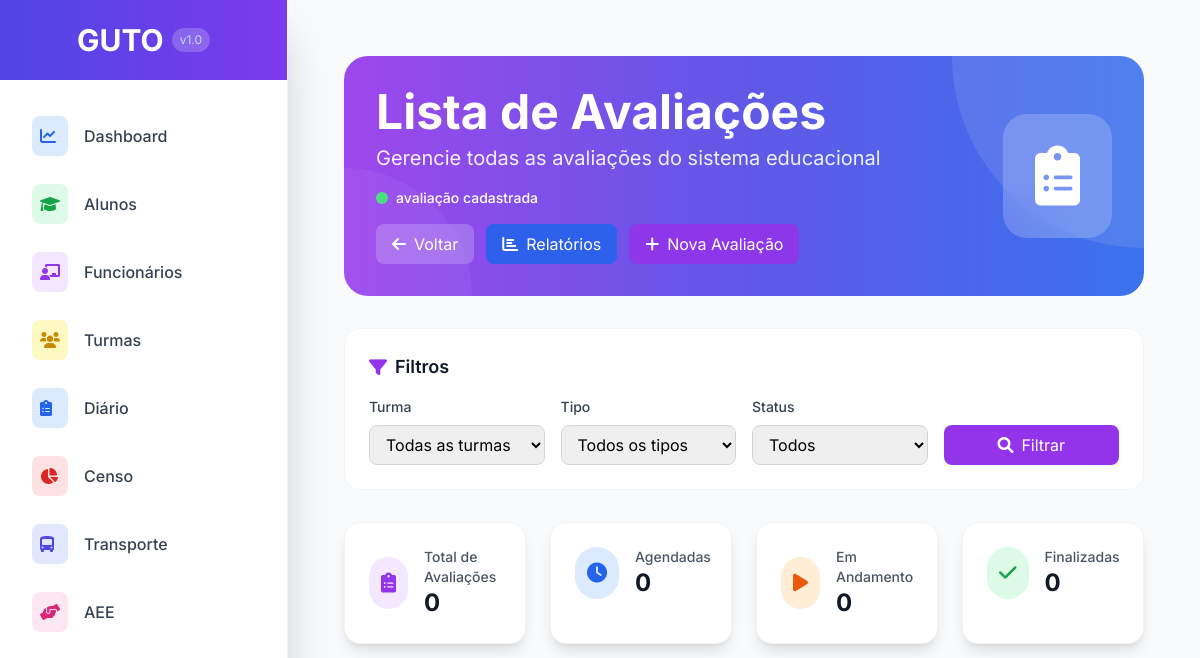
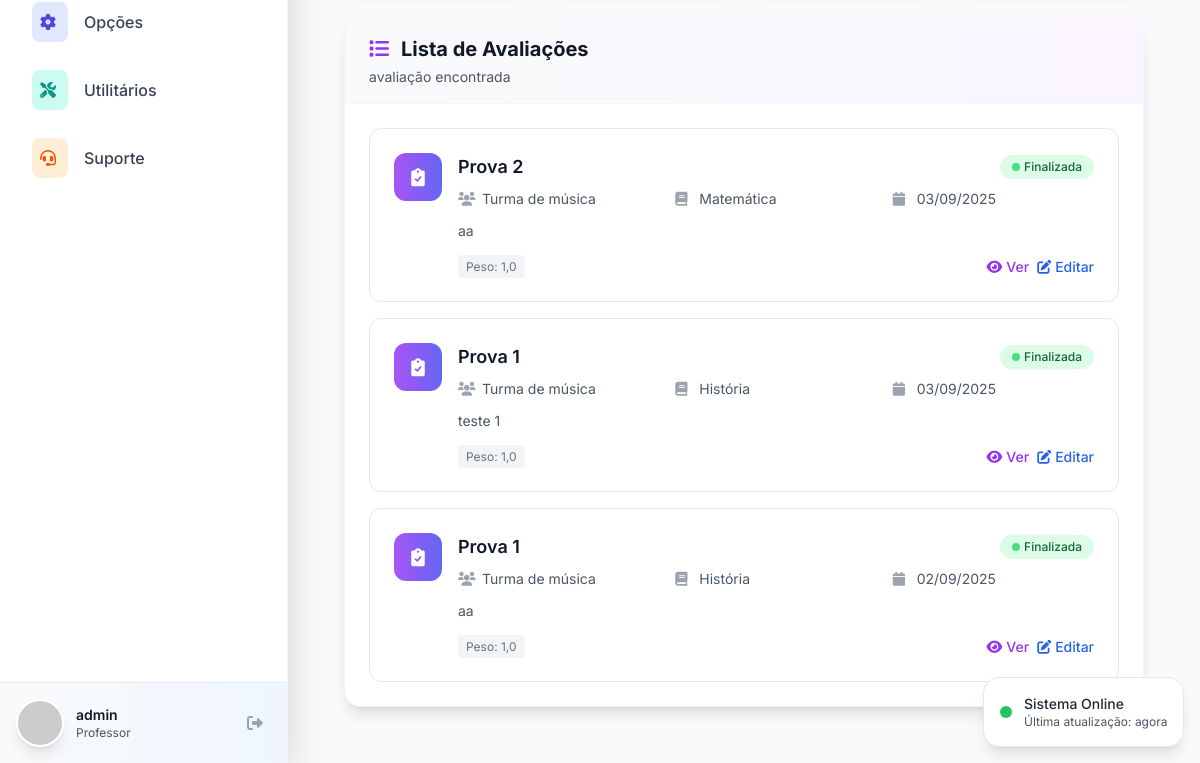
Page /turmas/avaliacoes/ (signed in) on the earlier database version (2 pictures, top to bottom).
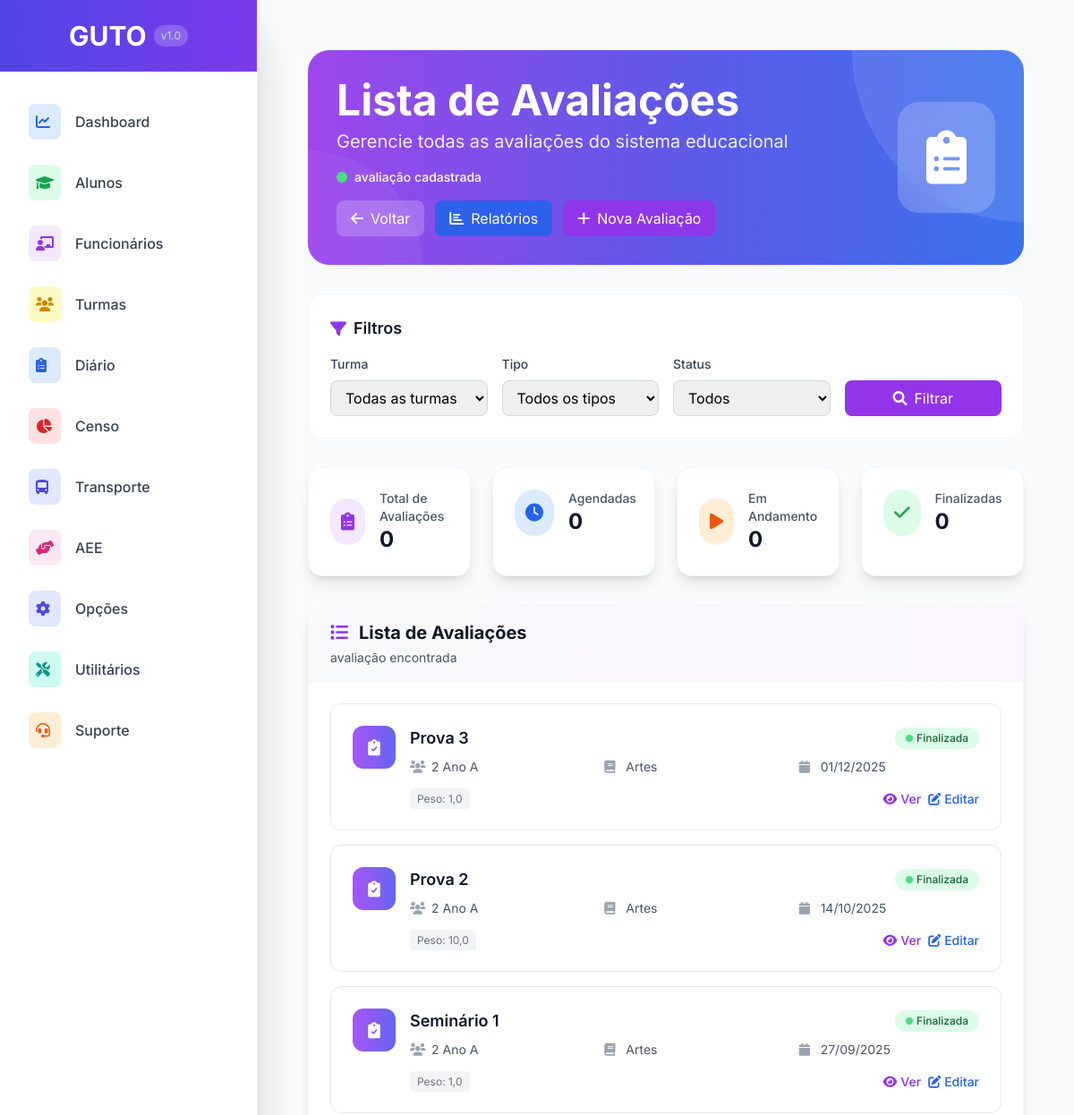
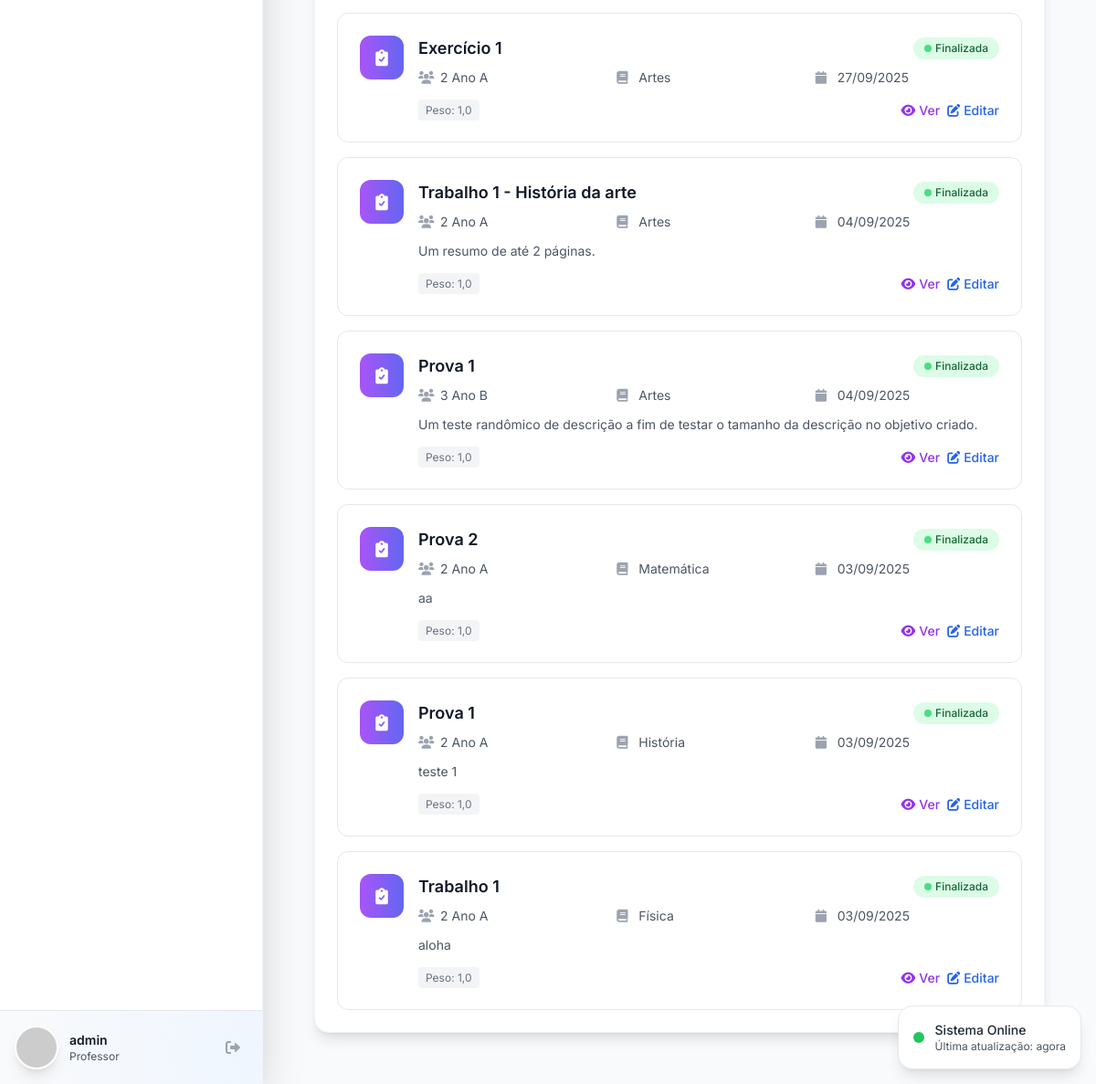
Same page on the later database version (2 pictures, top to bottom).
### avaliacao/models.py (models this page shows, shortened)
class Avaliacao(models.Model):
    turma = models.ForeignKey(Turma, on_delete=models.CASCADE, related_name='avaliacoes', verbose_name="Turma")
    disciplina = models.ForeignKey(Disciplina, on_delete=models.CASCADE, verbose_name="Disciplina")
    divisao_periodo = models.ForeignKey(DivisaoPeriodoLetivo, on_delete=models.CASCADE, verbose_name="Período")
    tipo_avaliacao = models.ForeignKey(TipoAvaliacao, on_delete=models.CASCADE, verbose_name="Tipo de Avaliação")
    professor = models.ForeignKey(User, on_delete=models.PROTECT, verbose_name="Professor")
    nome = models.CharField(max_length=255, verbose_name="Nome da Avaliação")
    descricao = models.TextField(blank=True, null=True, verbose_name="Descrição")
    data_aplicacao = models.DateField(verbose_name="Data de Aplicação")
    valor_maximo = models.DecimalField(max_digits=4, decimal_places=2, default=10.00, verbose_name="Valor Máximo")
    peso = models.DecimalField(max_digits=3, decimal_places=1, default=1.0, verbose_name="Peso")
    ativo = models.BooleanField(default=True, verbose_name="Avaliação Ativa")
    notas_lancadas = models.BooleanField(default=False, verbose_name="Notas Lançadas")
    data_criacao = models.DateTimeField(auto_now_add=True, verbose_name="Data de Criação")
    data_atualizacao = models.DateTimeField(auto_now=True, verbose_name="Última Atualização")
    class Meta:
        verbose_name = "Avaliação"
        verbose_name_plural = "Avaliações"
        ordering = ['-data_aplicacao', 'nome']

class Turma(models.Model):
    TIPO_ENSINO_CHOICES = [
        ('EDUCACAO_INFANTIL', 'Educação Infantil'),
        ('ENSINO_FUNDAMENTAL_I', 'Ensino Fundamental I'),
        ('ENSINO_FUNDAMENTAL_II', 'Ensino Fundamental II'),
        ('ENSINO_MEDIO', 'Ensino Médio'),
    ]
    ANO_SERIE_CHOICES = [
        ('BERÇARIO', 'Berçário'),
        ('MATERNAL_I', 'Maternal I'),
        ('MATERNAL_II', 'Maternal II'),
        ('PRE_I', 'Pré I'),
        ('PRE_II', 'Pré II'),
        ('1_ANO', '1º Ano'),
        ('2_ANO', '2º Ano'),
        ('3_ANO', '3º Ano'),
        ('4_ANO', '4º Ano'),
        ('5_ANO', '5º Ano'),
        ('6_ANO', '6º Ano'),
        ('7_ANO', '7º Ano'),
        ('8_ANO', '8º Ano'),
        ('9_ANO', '9º Ano'),
        ('1_ANO_EM', '1º Ano'),
        ('2_ANO_EM', '2º Ano'),
        ('3_ANO_EM', '3º Ano'),
    ]
    TURNO_CHOICES = [
        ('MATUTINO', 'Matutino'),
        ('VESPERTINO', 'Vespertino'),
        ('NOTURNO', 'Noturno'),
        ('INTEGRAL', 'Integral'),
    ]
    nome = models.CharField(max_length=255, verbose_name="Nome da Turma")
    periodo_letivo = models.CharField(max_length=4, default=str(date.today().year), verbose_name="Período Letivo")
    tipo_ensino = models.CharField(max_length=50, choices=TIPO_ENSINO_CHOICES, verbose_name="Tipo de Ensino")
    ano_serie = models.CharField(max_length=50, choices=ANO_SERIE_CHOICES, verbose_name="Ano/Série")
    turno = models.CharField(max_length=20, choices=TURNO_CHOICES, verbose_name="Turno")
    diario_fechado = models.BooleanField(default=False, verbose_name="Diário Fechado")
    vagas_total = models.IntegerField(default=30, verbose_name="Total de Vagas")
    data_criacao = models.DateTimeField(auto_now_add=True, verbose_name="Data de Criação", null=True, blank=True)
    usuario_criacao = models.ForeignKey(User, on_delete=models.PROTECT, verbose_name="Criado por", null=True, blank=True)
    class Meta:
        verbose_name = "Turma"
        verbose_name_plural = "Turmas"
        unique_together = ['nome', 'periodo_letivo']
        ordering = ['periodo_letivo', 'ano_serie', 'nome']

class Disciplina(models.Model):
    nome = models.CharField(max_length=255, verbose_name="Nome da Disciplina")
    codigo = models.CharField(max_length=20, unique=True, verbose_name="Código da Disciplina")
    avalia_por_conceito = models.BooleanField(default=False, verbose_name="Avalia por Conceito")
    carga_horaria = models.IntegerField(default=40, verbose_name="Carga Horária")
    ativo = models.BooleanField(default=True, verbose_name="Disciplina Ativa")
    class Meta:
        verbose_name = "Disciplina"
        verbose_name_plural = "Disciplinas"
        ordering = ['nome']

### avaliacao/views.py (the view)
# urls.py: path('avaliacoes/', views.avaliacoes_list, name='avaliacoes_list'),
@login_required
def avaliacoes_list(request):
    avaliacoes = Avaliacao.objects.all().order_by('-data_aplicacao')
    turma_id = request.GET.get('turma')
    disciplina_id = request.GET.get('disciplina')
    tipo_id = request.GET.get('tipo')
    status = request.GET.get('status')
    if turma_id:
        avaliacoes = avaliacoes.filter(turma_id=turma_id)
    if disciplina_id:
        avaliacoes = avaliacoes.filter(disciplina_id=disciplina_id)
    if tipo_id:
        avaliacoes = avaliacoes.filter(tipo_avaliacao_id=tipo_id)
    paginator = Paginator(avaliacoes, 20)
    page_number = request.GET.get('page')
    page_obj = paginator.get_page(page_number)
    turmas = Turma.objects.all().order_by('nome')
    disciplinas = Disciplina.objects.all().order_by('nome')
    tipos = TipoAvaliacao.objects.all().order_by('nome')
    context = {
        'page_obj': page_obj,
        'avaliacoes': page_obj,
        'turmas': turmas,
        'disciplinas': disciplinas,
        'tipos': tipos,
        'current_filters': {
            'turma': turma_id,
            'disciplina': disciplina_id,
            'tipo': tipo_id,
            'status': status,
        }
    }
    return render(request, 'avaliacao/avaliacoes_list.html', context)

### templates/avaliacao/avaliacoes_list.html (shortened to what the changed rows need)
{% extends 'base.html' %}
{% load static %}
{% block content %}
<div class="p-8 max-w-7xl mx-auto">
    <div class="relative mb-8 overflow-hidden rounded-3xl">
        <div class="relative p-8 text-white">
            <div class="flex items-center justify-between">
                <div>
                    <h1 class="text-5xl font-bold mb-2">Lista de Avaliações</h1>
                </div>
            </div>
        </div>
    </div>
    <div class="bg-white rounded-2xl shadow-lg border border-gray-100 overflow-hidden">
        <div class="p-6">
            {% if avaliacoes %}
            <div class="space-y-4">
                {% for avaliacao in avaliacoes %}
                <div class="avaliacao-card bg-white rounded-xl border border-gray-200 p-6">
                    <div class="flex items-center justify-between">
                        <div class="flex items-start space-x-4 flex-1">
                            <div class="w-12 h-12 bg-gradient-to-r from-purple-500 to-indigo-500 rounded-xl flex items-center justify-center flex-shrink-0">
                                <i class="fas fa-clipboard-check text-white text-lg"></i>
                            </div>
                            <div class="flex-1 min-w-0">
                                <div class="flex items-center justify-between mb-2">
                                    <h4 class="text-lg font-semibold text-gray-900 truncate">{{ avaliacao.nome }}</h4>
                                    {% if avaliacao.data_aplicacao %}
                                        {% if avaliacao.data_aplicacao|date:"Y-m-d" == "now"|date:"Y-m-d" %}
                                            <span class="status-badge inline-flex items-center px-3 py-1 rounded-full text-xs font-medium bg-orange-100 text-orange-800">
                                                <span class="w-2 h-2 bg-orange-400 rounded-full mr-1 animate-pulse"></span>
                                                Hoje
                                            </span>
                                        {% elif avaliacao.data_aplicacao > "now"|date %}
                                            <span class="status-badge inline-flex items-center px-3 py-1 rounded-full text-xs font-medium bg-blue-100 text-blue-800">
                                                <span class="w-2 h-2 bg-blue-400 rounded-full mr-1"></span>
                                                Agendada
                                            </span>
                                        {% else %}
                                            <span class="status-badge inline-flex items-center px-3 py-1 rounded-full text-xs font-medium bg-green-100 text-green-800">
                                                <span class="w-2 h-2 bg-green-400 rounded-full mr-1"></span>
                                                Finalizada
                                            </span>
                                        {% endif %}
                                    {% endif %}
                                </div>
                                <div class="grid grid-cols-1 md:grid-cols-3 gap-4 text-sm text-gray-600">
                                    {% if avaliacao.turma %}
                                    <div class="flex items-center">
                                        <i class="fas fa-users text-gray-400 mr-2 w-4"></i>
                                        <span>{{ avaliacao.turma.nome }}</span>
                                    </div>
                                    {% endif %}
                                    {% if avaliacao.disciplina %}
                                    <div class="flex items-center">
                                        <i class="fas fa-book text-gray-400 mr-2 w-4"></i>
                                        <span>{{ avaliacao.disciplina.nome }}</span>
                                    </div>
                                    {% endif %}
                                    {% if avaliacao.data_aplicacao %}
                                    <div class="flex items-center">
                                        <i class="fas fa-calendar text-gray-400 mr-2 w-4"></i>
                                        <span>{{ avaliacao.data_aplicacao|date:"d/m/Y" }}</span>
                                    </div>
                                    {% endif %}
                                </div>
                                {% if avaliacao.descricao %}
                                <p class="text-sm text-gray-600 mt-3 line-clamp-2">{{ avaliacao.descricao|truncatechars:120 }}</p>
                                {% endif %}
                                <div class="flex items-center justify-between mt-4">
                                    <div class="text-xs text-gray-500">
                                        {% if avaliacao.peso %}
                                        <span class="bg-gray-100 px-2 py-1 rounded">Peso: {{ avaliacao.peso }}</span>
                                        {% endif %}
                                    </div>
                                    <div class="flex space-x-2">
                                        <a href="{% url 'avaliacao:avaliacao_detail' avaliacao.pk %}" class="text-purple-600 hover:text-purple-800 text-sm font-medium">
                                            <i class="fas fa-eye mr-1"></i>Ver
                                        </a>
                                        <a href="{% url 'avaliacao:avaliacao_edit' avaliacao.pk %}" class="text-blue-600 hover:text-blue-800 text-sm font-medium">
                                            <i class="fas fa-edit mr-1"></i>Editar
                                        </a>
                                    </div>
                                </div>
                            </div>
                        </div>
                    </div>
                </div>
                {% endfor %}
            </div>
            {% endif %}
        </div>
    </div>
</div>
{% endblock %}

Differences in the rows shown:
removed Avaliacao: nome "Prova 1", shows "Finalizada", turma.nome "Turma de música", disciplina.nome "História", data_aplicacao "02/09/2025", descricao "aa", peso "1,0"
added Avaliacao: nome "Prova 3", shows "Finalizada", turma.nome "2 Ano A", disciplina.nome "Artes", data_aplicacao "01/12/2025", peso "1,0"
added Avaliacao: nome "Prova 2", shows "Finalizada", turma.nome "2 Ano A", disciplina.nome "Artes", data_aplicacao "14/10/2025", peso "10,0"
added Avaliacao: nome "Seminário 1", shows "Finalizada", turma.nome "2 Ano A", disciplina.nome "Artes", data_aplicacao "27/09/2025", peso "1,0"
added Avaliacao: nome "Exercício 1", shows "Finalizada", turma.nome "2 Ano A", disciplina.nome "Artes", data_aplicacao "27/09/2025", peso "1,0"
added Avaliacao: nome "Trabalho 1 - História da arte", shows "Finalizada", turma.nome "2 Ano A", disciplina.nome "Artes", data_aplicacao "04/09/2025", descricao "Um resumo de até 2 páginas.", peso "1,0"
added Avaliacao: nome "Prova 1", shows "Finalizada", turma.nome "3 Ano B", disciplina.nome "Artes", data_aplicacao "04/09/2025", descricao "Um teste randômico de descrição a fim de testar o tamanho da descrição no objetivo criado.", peso "1,0"
changed through a linked row, Avaliacao "aa": turma.nome "Turma de música" → "2 Ano A"
changed through a linked row, Avaliacao "teste 1": turma.nome "Turma de música" → "2 Ano A"
added Avaliacao: nome "Trabalho 1", shows "Finalizada", turma.nome "2 Ano A", disciplina.nome "Física", data_aplicacao "03/09/2025", descricao "aloha", peso "1,0"
